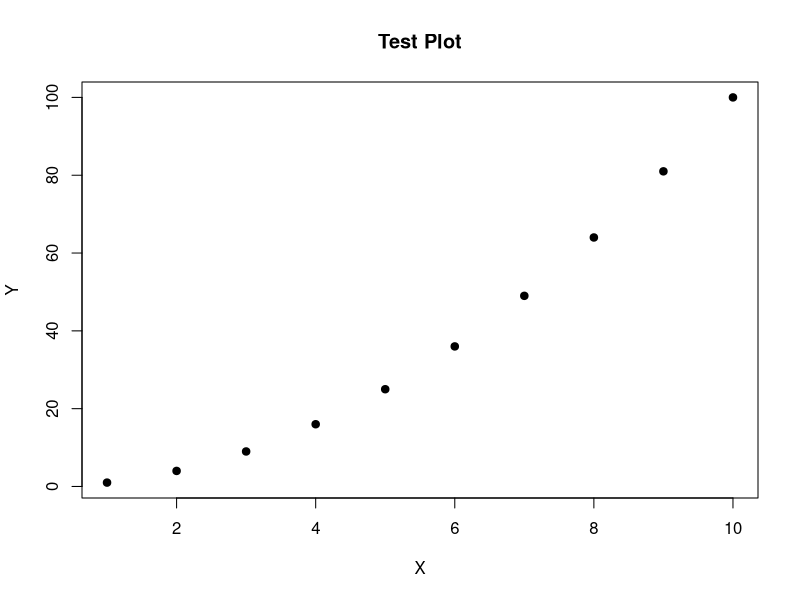

This chart was generated by the following R code:
# Simplest test plot in R
dev.new()
x <- 1:10
y <- x^2

plot(x, y,
     main = "Test Plot",
     xlab = "X",
     ylab = "Y",
     pch = 19)

